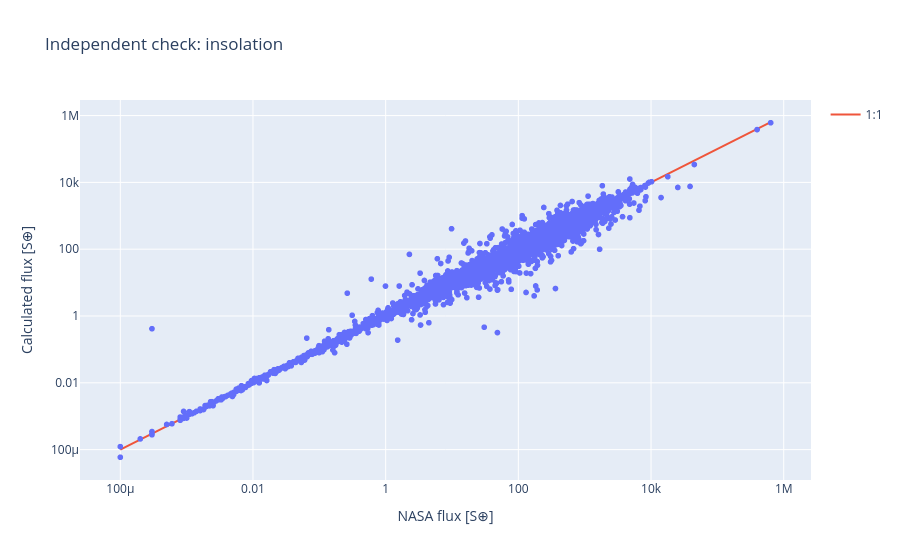

Here is the notebook cell this chart was saved with:
### Markdown cell above
## 05 · Energija koju planeta prima
U aproksimaciji izotropne zvezde i kružne orbite: 

$$S/S_☉ = (L_*/L_☉)/(a/\mathrm{au})^2.$$

Ne koristimo jedan „habitability score“ bez provere. Kada je u katalogu dostupno `pl_insol`, uporedite arhivsku vrednost sa našom nezavisnom procenom. Nepodudarnosti mogu nastati usled različitih referenci i pretpostavki.

### Code cell
df['flux_calc']=df['lum_sb']/df['pl_orbsmax']**2
ok=(df['flux_calc']>0)&(df['pl_insol']>0)&np.isfinite(df['flux_calc'])
subset=df[ok].copy()
print('Planets with both flux values:',len(subset))
if len(subset):
    fig=px.scatter(subset,x='pl_insol',y='flux_calc',hover_name='pl_name',log_x=True,log_y=True,
                   labels={'pl_insol':'NASA flux [S⊕]','flux_calc':'Calculated flux [S⊕]'},title='Independent check: insolation')
    low=max(min(subset.pl_insol.min(),subset.flux_calc.min()),1e-4)
    high=min(max(subset.pl_insol.max(),subset.flux_calc.max()),1e7)
    fig.add_scatter(x=[low,high],y=[low,high],mode='lines',name='1:1')
    fig.show()
else: print('Not enough overlap: do not fabricate comparisons.')

### Figure 1 — Plotly figure (JSON) as saved in the notebook; plotly's stock layout.template omitted (floating-point values rounded to 4 significant figures; data arrays with more than 128 entries replaced by an {"elided": "..."} marker saying what was removed)
{"data": [{"hovertemplate": "<b>%{hovertext}</b><br><br>NASA flux [S⊕]=%{x}<br>Calculated flux [S⊕]=%{y}<extra></extra>", "hovertext": {"elided": "5585 str values"}, "legendgroup": "", "marker": {"color": "#636efa", "symbol": "circle"}, "mode": "markers", "name": "", "showlegend": false, "type": "scattergl", "x": {"elided": "5585 float values"}, "xaxis": "x", "y": {"elided": "5585 float values"}, "yaxis": "y"}, {"mode": "lines", "name": "1:1", "type": "scatter", "x": [0.0001, 636400.0], "y": [0.0001, 636400.0]}], "layout": {"legend": {"tracegroupgap": 0}, "title": {"text": "Independent check: insolation"}, "xaxis": {"anchor": "y", "domain": [0, 1], "title": {"text": "NASA flux [S⊕]"}, "type": "log"}, "yaxis": {"anchor": "x", "domain": [0, 1], "title": {"text": "Calculated flux [S⊕]"}, "type": "log"}}}
